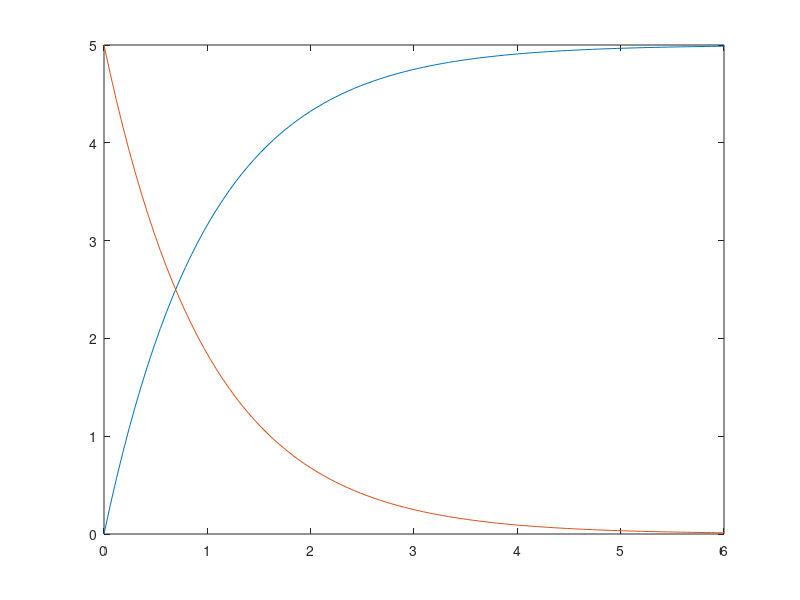

Recreate this plot in MATLAB.
L = 1; % particular values are inconsequential here
R = 1; 
Vs = 5; 
tau = L/R; 
t = linspace(0, 6*tau, 100);
i_L = Vs/R*(1 - exp(-t/tau));
v_L = Vs*exp(-t/tau);
plot(t, i_L);
hold on;
plot(t, v_L);

t_perc = [0 tau 3*tau 5*tau];
i_perc = i_L / (Vs/R) * 100.0
v_perc = v_L / (Vs) * 100.0
